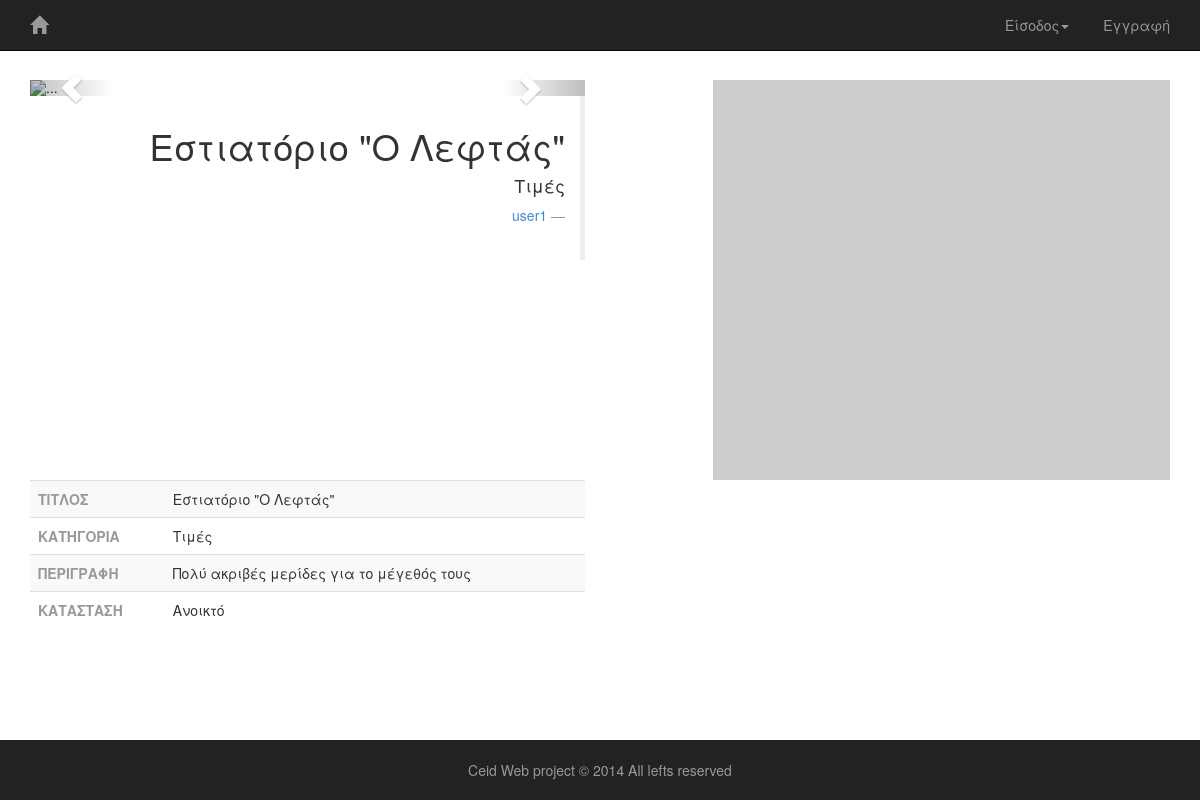
/report.php?r=36, run on the app's committed database.
### tables this page shows
CREATE TABLE IF NOT EXISTS `reports` (
  `id` int(11) NOT NULL AUTO_INCREMENT,
  `title` varchar(100) NOT NULL,
  `category` varchar(50) DEFAULT NULL,
  `description` text NOT NULL,
  `status` enum('Ανοικτό','Κλειστό') NOT NULL DEFAULT 'Ανοικτό',
  `author` varchar(50) NOT NULL,
  `image` text NOT NULL,
  `response` text NOT NULL,
  `created` timestamp NULL DEFAULT NULL,
  `lat` float(10,6) NOT NULL,
  `lng` float(10,6) NOT NULL,
  `solvedat` timestamp NOT NULL DEFAULT CURRENT_TIMESTAMP ON UPDATE CURRENT_TIMESTAMP,
  `solvedby` varchar(50) NOT NULL,
  PRIMARY KEY (`id`),
  KEY `author` (`author`),
  KEY `category` (`category`),
  KEY `solvedby` (`solvedby`)
);

### report.php (the view, shortened to what this page needs)
<?php
include_once 'db/connect.php';
$id = $_GET['r'];
$query = "SELECT * FROM reports WHERE id = '$id'";
$result = mysqli_query($mysql_con, $query);
	include_once 'header.php';?>
	<?php include_once 'footer.php';
$row = mysqli_fetch_array($result);
$images = explode(',', $row['image']);
include_once 'header.php';
?>
<div class="container menu-padding">
    <div class="row">
      	<div class="col-md-6">
	    	<div id="carousel-example-generic" class="carousel slide" data-ride="carousel" data-pause="hover">
			<ol class="carousel-indicators">
				<?php for ($i=0; $i < count($images); $i++) { ?>
				<li data-target="#carousel-example-generic" data-slide-to="<?php echo $i; ?>"></li>
			    	<?php }?>
			</ol>
			  <div class="carousel-inner">
			    <div class="item active">
			    	<?php if ($images[0] != 'no-photo.png') {?>
			      		<img src="uploads/report_<?php echo $id . "/" . md5($images[0]);?>" alt="...">
			    	<?php }
			    	else {?>
			      		<img src="uploads/<?php echo md5($images[0]);?>" alt="...">
			    	<?php }?>
			    </div>
			  </div>
			  <a class="left carousel-control" href="#carousel-example-generic" data-slide="prev">
			    <span class="glyphicon glyphicon-chevron-left"></span>
			  </a>
			  <a class="right carousel-control" href="#carousel-example-generic" data-slide="next">
			    <span class="glyphicon glyphicon-chevron-right"></span>
			  </a>
		</div>
	        <blockquote class="blockquote-reverse">
	          	<h1><?php echo $row['title'] . "</h1>";
	          	echo "<h4>" . $row['category'] . "</h4>";
	          	echo "<footer><a href='view.php?u=" . $row['author'] . "'>" . $row['author'] . "</a></footer><br>";?>
	        </blockquote>
	</div>
	<div class="col-md-5 col-md-offset-1" id="gmap">
		<div id="map_canvas"></div>
	</div>
    </div>
    <div class="row">
	    <div class="col-md-6">
			<table class="table table-striped table-hover">
				<td><b class="text-muted">ΤΙΤΛΟΣ</b></td><td><?php echo $row['title'];?></td>
				<tr>
				  <td><b class="text-muted">ΚΑΤΗΓΟΡΙΑ</b></td><td><?php echo $row['category'];?></td>
				</tr>
				<tr>
				  <td><b class="text-muted">ΠΕΡΙΓΡΑΦΗ</b></td><td><?php echo ($row['description']!=null) ? $row['description'] : '-';?></td>
				</tr>
				<tr>
				  <td><b class="text-muted">ΚΑΤΑΣΤΑΣΗ</b></td><td><?php echo ' ' . $row['status'];?></td>
				</tr>
			</table>
	    </div>
	</div>
</div>

### data on the page
reports: title "Εστιατόριο \"Ο Λεφτάς\"", category "Τιμές", author "user1", description "Πολύ ακριβές μερίδες για το μέγεθός τους", status "Ανοικτό"
